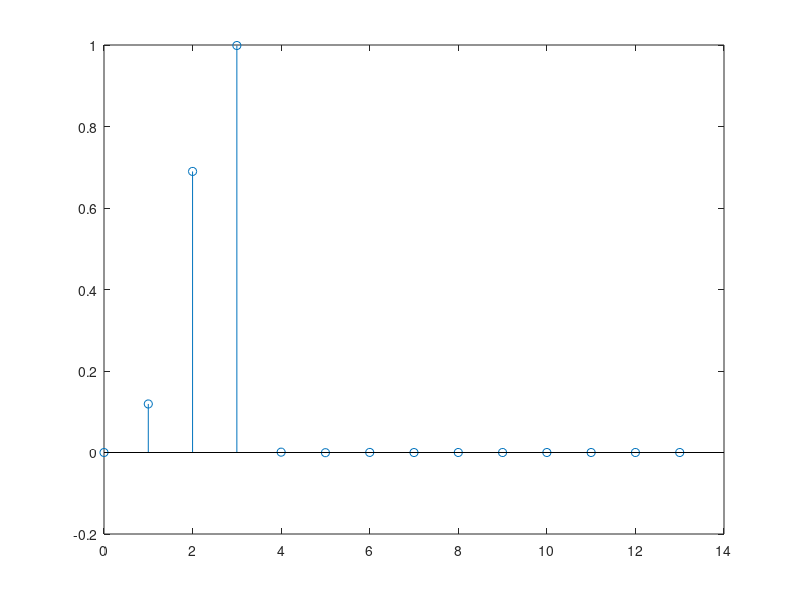
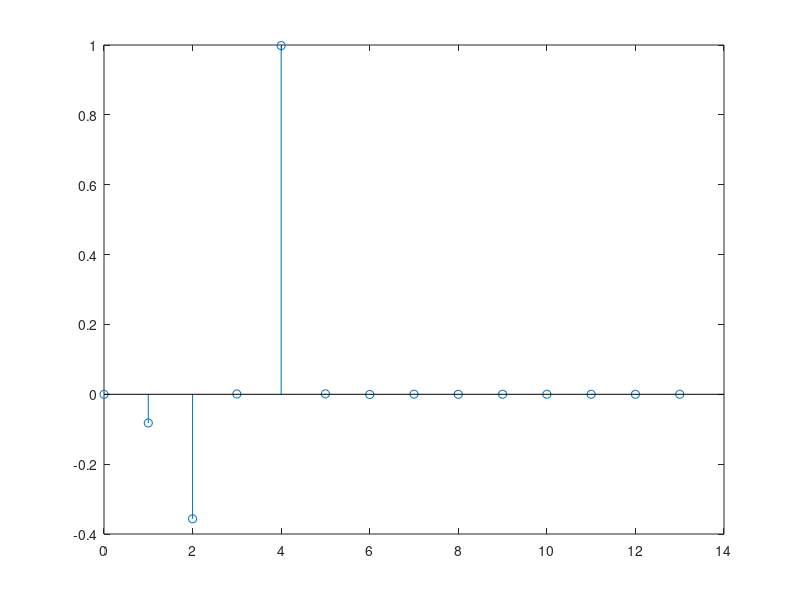
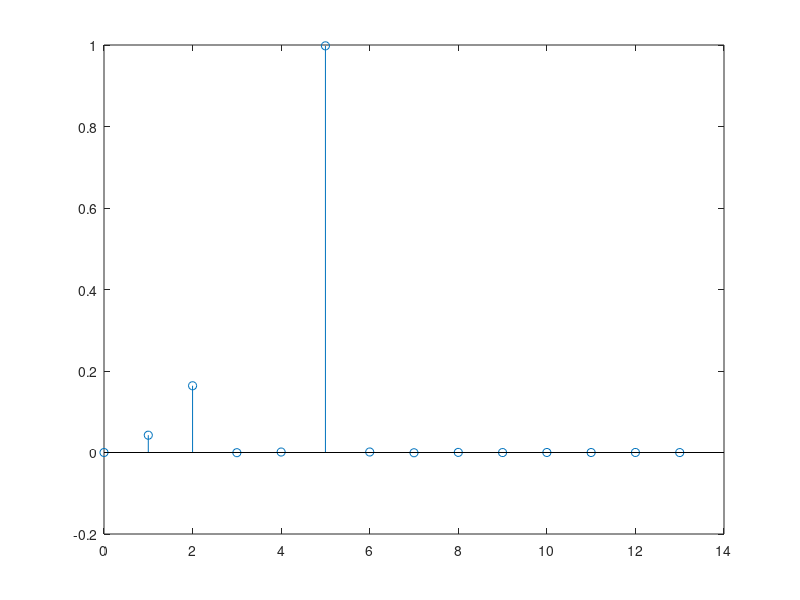
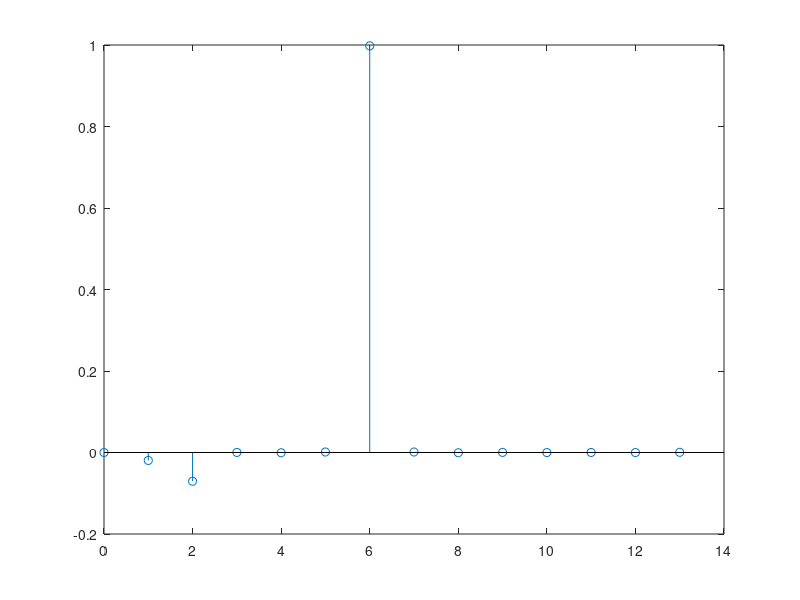

MATLAB code for these plots, in order:

clear all
W=3.2;
noise_power=0.001;
M=11;

n = 1:3;
h1 = 0.5*(1+cos((2*pi/W)*(n-2)));    
h = [zeros(1) h1];
h=h.';
x=(rand(M,1)>0.5)*2-1;
xx=zeros(1,length(x));

H=zeros(M);
H(1,:)=[h(4) zeros(1,M-1)];
H(2,:)=[h(3) h(4) zeros(1,M-2)];
H(3,:)=[h(2) h(3) h(4) zeros(1,M-3)];
for i=4:M
    H(i,:)=circshift(H(i-1,:),1);
end

u=conv(h,x);
u=u(4:end)+sqrt(noise_power)*randn(length(u(4:end)),1);
R=H*H.'+noise_power*eye(M);
e=[1 zeros(1,length(x)-1)].';

for delay=3:M+3-1
    p=H*e;
    e=circshift(e,1);
    w=R\p;
    
    hh=conv(w,h);
    figure(delay)
    stem(0:length(hh)-1,hh);
    xx=conv(x,hh);
    xxx=xx(delay+1:delay+11);
    MSE(delay-2)=mean((xxx-x).^2)
end
figure(14)
stem(3:M+3-1,MSE)

